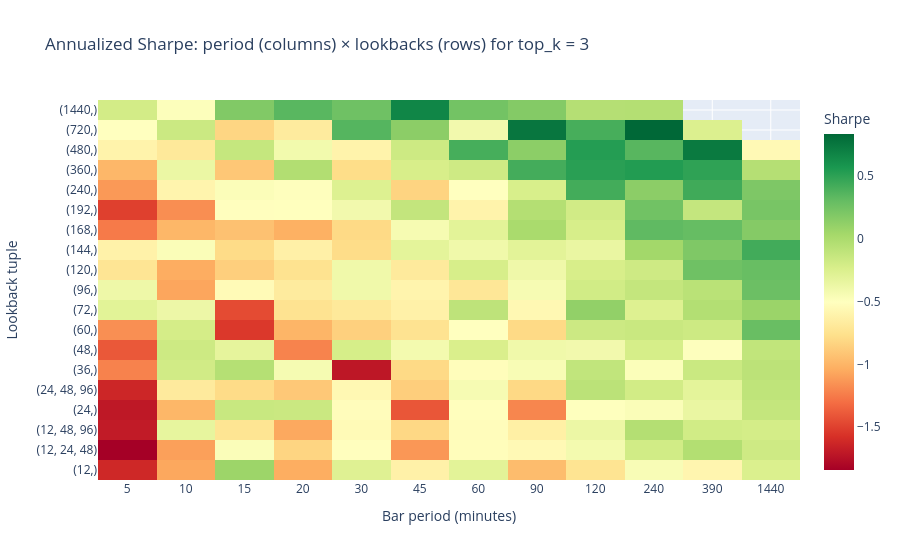

The notebook cell this image was saved under:
### Code cell
top_k = best["top_k"]

# filter results by top_k
results_plot = results[results["top_k"] == top_k]

pivot = results_plot.pivot_table(
    index="lookbacks", columns="period_min", values="sharpe", aggfunc="first"
)
fig = go.Figure(
    data=go.Heatmap(
        z=pivot.to_numpy(),
        x=pivot.columns.astype(str),
        y=pivot.index.astype(str),
        colorscale="RdYlGn",
        colorbar=dict(title="Sharpe"),
    )
)
fig.update_layout(
    title=f"Annualized Sharpe: period (columns) × lookbacks (rows) for top_k = {top_k}",
    xaxis_title="Bar period (minutes)",
    yaxis_title="Lookback tuple",
)
fig.show()

### Figure 1 — Plotly figure (JSON) as saved in the notebook; plotly's stock layout.template omitted (floating-point values rounded to 4 significant figures; data arrays with more than 128 entries replaced by an {"elided": "..."} marker saying what was removed)
{"data": [{"colorbar": {"title": {"text": "Sharpe"}}, "colorscale": [[0, "rgb(165,0,38)"], [0.1, "rgb(215,48,39)"], [0.2, "rgb(244,109,67)"], [0.3, "rgb(253,174,97)"], [0.4, "rgb(254,224,139)"], [0.5, "rgb(255,255,191)"], [0.6, "rgb(217,239,139)"], [0.7, "rgb(166,217,106)"], [0.8, "rgb(102,189,99)"], [0.9, "rgb(26,152,80)"], [1, "rgb(0,104,55)"]], "type": "heatmap", "x": ["5", "10", "15", "20", "30", "45", "60", "90", "120", "240", "390", "1440"], "y": ["(12,)", "(12, 24, 48)", "(12, 48, 96)", "(24,)", "(24, 48, 96)", "(36,)", "(48,)", "(60,)", "(72,)", "(96,)", "(120,)", "(144,)", "(168,)", "(192,)", "(240,)", "(360,)", "(480,)", "(720,)", "(1440,)"], "z": {"elided": "19x12 float values"}}], "layout": {"title": {"text": "Annualized Sharpe: period (columns) × lookbacks (rows) for top_k = 3"}, "xaxis": {"title": {"text": "Bar period (minutes)"}}, "yaxis": {"title": {"text": "Lookback tuple"}}}}
